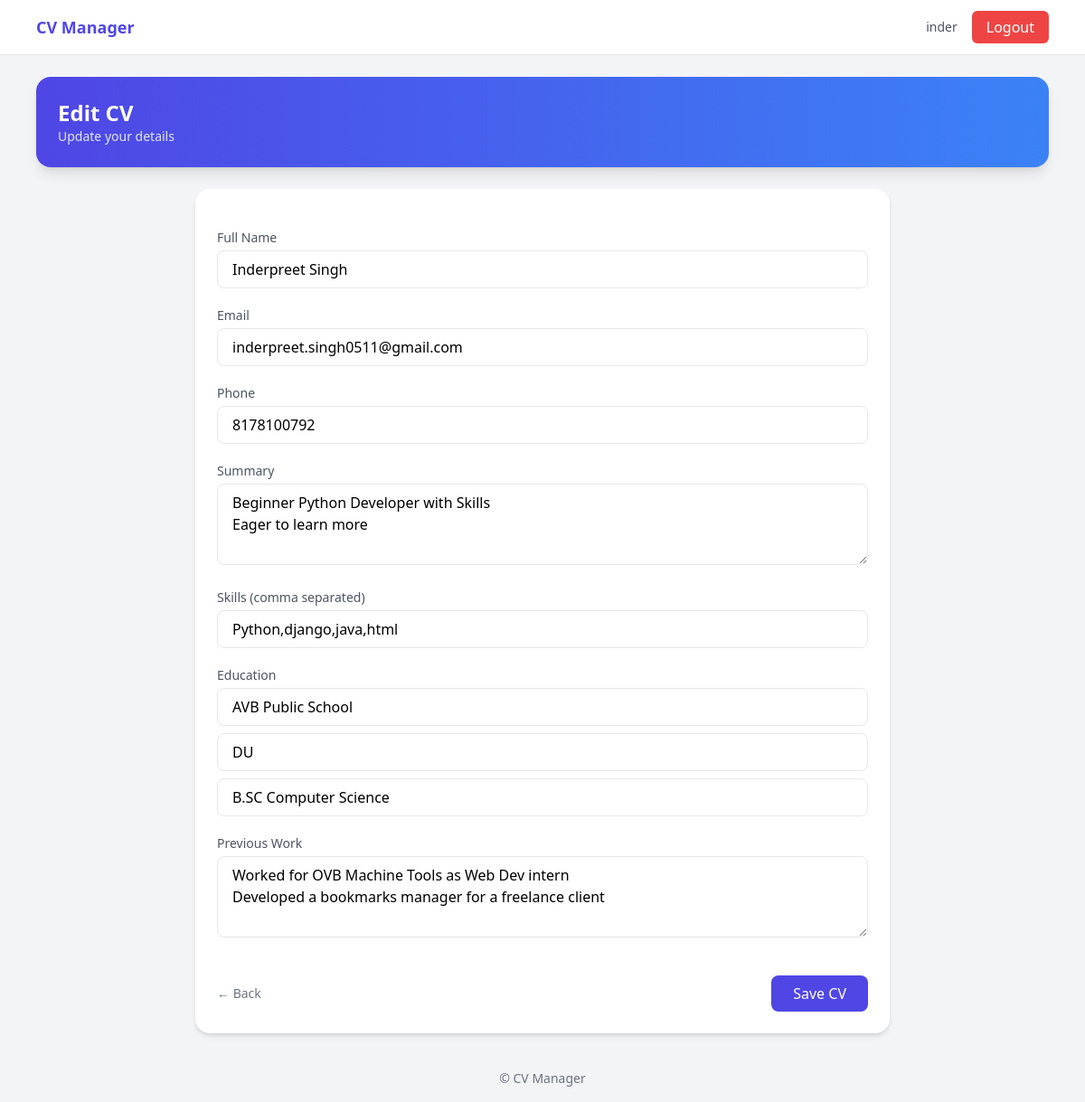
Page /edit/5/ (signed in) on the committed database.
### myapp/models.py (models this page shows)
class Profile(models.Model):
    user=models.ForeignKey(User,on_delete=models.CASCADE)
    name=models.CharField(max_length=100)
    email=models.CharField(max_length=100)
    phone=models.CharField(max_length=100)
    degree=models.CharField(max_length=50)
    school=models.CharField(max_length=50)
    university=models.CharField(max_length=50)
    summary=models.TextField()
    previous_work=models.TextField()
    skills=models.TextField()
    created_at=models.DateTimeField(auto_now_add=True)

### myapp/views.py (the view, shortened to what this page needs)
# urls.py: path('edit/<int:pk>/', UpdateProfileView.as_view(), name='edit_profile'),
class UpdateProfileView(LoginRequiredMixin,UpdateView):
    model = Profile
    form_class = ProfileForm
    template_name = 'myapp/accept.html'
    success_url = reverse_lazy('home')
    def get_object(self):
        obj = get_object_or_404(Profile, id=self.kwargs['pk'])
        if obj.user != self.request.user:
            raise PermissionError("Not allowed")
        return obj

### myapp/forms.py (shortened to what this page needs)
class ProfileForm(forms.ModelForm):
    class Meta:
        model = Profile
        fields = '__all__'
        exclude = ['user']

### myapp/templates/myapp/accept.html (shortened to what this page needs)
{% extends 'myapp/base.html' %}
{% block content %}
<div class="bg-gradient-to-r from-indigo-600 to-blue-500 rounded-2xl p-6 text-white shadow-lg mb-6">
    {% if form.instance.pk %}
        <h1 class="text-2xl font-semibold">Edit CV</h1>
        <p class="text-sm text-indigo-100">Update your details</p>
    {% else %}
        <h1 class="text-2xl font-semibold">Create CV</h1>
        <p class="text-sm text-indigo-100">Fill in your details</p>
    {% endif %}
</div>
<div class="bg-white rounded-2xl p-6 shadow-md max-w-3xl mx-auto">
    <form method="POST" class="space-y-5">
        <div>
            <label class="block text-sm font-medium text-gray-600 mb-1">Full Name</label>
            <input type="text" name="name" value="{{ form.name.value|default:'' }}"
                   class="w-full px-4 py-2 border rounded-lg focus:ring-2 focus:ring-indigo-400 outline-none">
        </div>
        <div>
            <label class="block text-sm font-medium text-gray-600 mb-1">Email</label>
            <input type="email" name="email" value="{{ form.email.value|default:'' }}"
                   class="w-full px-4 py-2 border rounded-lg focus:ring-2 focus:ring-indigo-400 outline-none">
        </div>
        <div>
            <label class="block text-sm font-medium text-gray-600 mb-1">Phone</label>
            <input type="text" name="phone" value="{{ form.phone.value|default:'' }}"
                   class="w-full px-4 py-2 border rounded-lg focus:ring-2 focus:ring-indigo-400 outline-none">
        </div>
        <div>
            <label class="block text-sm font-medium text-gray-600 mb-1">Summary</label>
            <textarea name="summary" rows="3"
                class="w-full px-4 py-2 border rounded-lg focus:ring-2 focus:ring-indigo-400 outline-none">{{ form.summary.value|default:'' }}</textarea>
        </div>
        <div>
            <label class="block text-sm font-medium text-gray-600 mb-1">Skills (comma separated)</label>
            <input type="text" name="skills" value="{{ form.skills.value|default:'' }}"
                   class="w-full px-4 py-2 border rounded-lg focus:ring-2 focus:ring-indigo-400 outline-none">
        </div>
        <div>
            <label class="block text-sm font-medium text-gray-600 mb-1">Education</label>
            <input type="text" name="school" placeholder="School"
                   value="{{ form.school.value|default:'' }}"
                   class="w-full px-4 py-2 border rounded-lg mb-2">
            <input type="text" name="university" placeholder="University"
                   value="{{ form.university.value|default:'' }}"
                   class="w-full px-4 py-2 border rounded-lg mb-2">
            <input type="text" name="degree" placeholder="Degree"
                   value="{{ form.degree.value|default:'' }}"
                   class="w-full px-4 py-2 border rounded-lg">
        </div>
        <div>
            <label class="block text-sm font-medium text-gray-600 mb-1">Previous Work</label>
            <textarea name="previous_work" rows="3"
                class="w-full px-4 py-2 border rounded-lg focus:ring-2 focus:ring-indigo-400 outline-none">{{ form.previous_work.value|default:'' }}</textarea>
        </div>
        <div class="flex justify-between items-center pt-4">
            <a href="{% url 'home' %}" class="text-gray-500 hover:underline text-sm">
                ← Back
            </a>
            <button type="submit"
                class="bg-indigo-600 text-white px-6 py-2 rounded-lg hover:bg-indigo-700">
                Save CV
            </button>
        </div>
    </form>
</div>
{% endblock %}

### myapp/templates/myapp/base.html (shortened to what this page needs)
{% load static %}
<!DOCTYPE html>
<html lang="en">
<head>
    <script src="https://cdn.tailwindcss.com"></script>
</head>
<body class="bg-gray-100 min-h-screen flex flex-col">
    <nav class="bg-white border-b">
        <div class="max-w-6xl mx-auto px-4 py-3 flex justify-between items-center">
            <a href="{% url 'home' %}" class="text-lg font-semibold text-indigo-600">
                CV Manager
            </a>
            <div class="flex items-center gap-4">
                {% if user.is_authenticated %}
                    <span class="text-sm text-gray-600 hidden sm:block">
                        {{ user.username }}
                    </span>
                    <form method="POST" action="{% url 'logout' %}">
                        <button class="bg-red-500 text-white px-4 py-1.5 rounded-md hover:bg-red-600">
                            Logout
                        </button>
                    </form>
                {% endif %}
            </div>
        </div>
    </nav>
    <main class="flex-grow">
        <div class="max-w-6xl mx-auto px-4 py-6">
            {% block content %}{% endblock %}
        </div>
    </main>
    <footer class="text-center text-gray-500 text-sm py-4">
        © CV Manager
    </footer>
</body>
</html>

### rows in the picture
Profile: name "Inderpreet Singh", email "inderpreet.singh0511@gmail.com", phone "8178100792", summary "Beginner Python Developer with Skills Eager to learn more", skills "Python,django,java,html", school "AVB Public School", university "DU", degree "B.SC Computer Science", previous_work "Worked for OVB Machine Tools as Web Dev intern Developed a bookmarks manager for a freelance client"

### other values in the picture
{{ user.username }} "inder"
